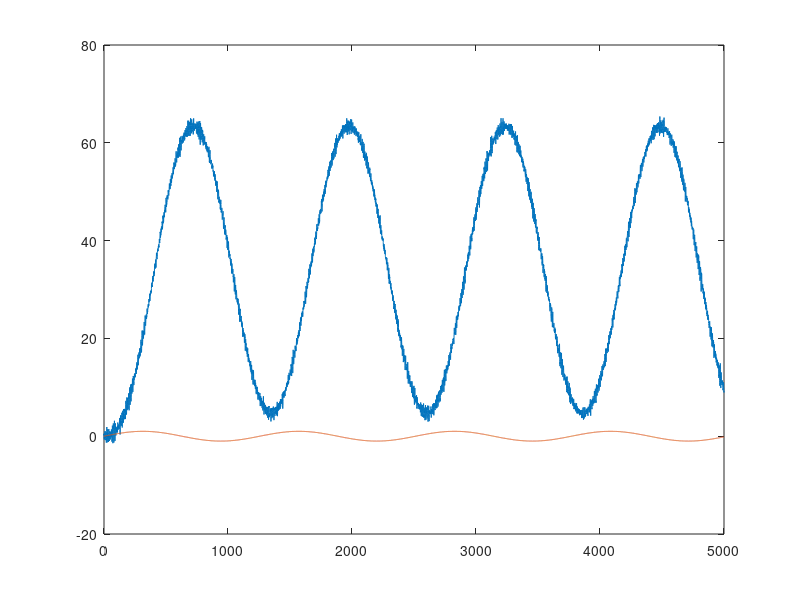

MATLAB code to generate this figure: (Note: this script raises an error after producing the figure.)
w1 = 0.005;
w2 = 0.05;
w1_compass_noise = load('compass_w1_noise.mat');
plot(w1_compass_noise.ans(1,:),w1_compass_noise.ans(2,:),w1_compass_noise.ans(1,:),w1_compass_noise.ans(3,:))
figure(1)
w2_compass_noise = load('compass_w2_noise.mat');
figure(2)
plot(w2_compass_noise.ans(1,:),w2_compass_noise.ans(2,:),w2_compass_noise.ans(1,:),w2_compass_noise.ans(3,:))

max_out_w1_noise = max(w1_compass_noise.ans(2,1000:end));
min_out_w1_noise = min(w1_compass_noise.ans(2,1000:end));
Amp_w1_noise = (max_out_w1_noise-min_out_w1_noise)/2

max_out_w2_noise = max(w2_compass_noise.ans(2,1000:end));
min_out_w2_noise = min(w2_compass_noise.ans(2,1000:end));
Amp_w2_noise = (max_out_w2_noise-min_out_w2_noise)/2

syms K T
eqns = [K/(w1*sqrt(T^2*w1^2+1)) == Amp_w1_noise, K/(w2*sqrt(T^2*w2^2+1)) == Amp_w2_noise];
vars =[K T];
[solK, solT] = solve(eqns, vars);
K_noise = max(double(solK))
T_noise = max(double(solT))

% Plot
figure(3)
subplot(2,1,1)
plot(w1_compass_noise.ans(1,:),w1_compass_noise.ans(2,:),w1_compass_noise.ans(1,:),w1_compass_noise.ans(3,:))
legend('input, w = 0.005','output')
subplot(2,1,2)
plot(w2_compass_noise.ans(1,:),w2_compass_noise.ans(2,:),w2_compass_noise.ans(1,:),w2_compass_noise.ans(3,:))
legend('input, w = 0.05','output')